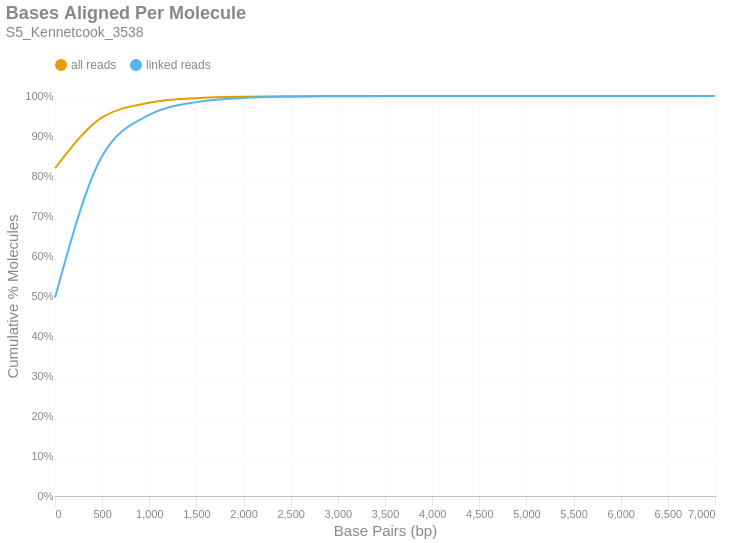

The cell this chart's notebook holds for it:
### Markdown cell above
### Bases Aligned Per Molecule
This is a cumulative frequency distribution showing the number of base pairs aligned per unique molecule. These data are shown in 500 bp bins. There are two distributions: one with `all reads` (yellow) and another with only `linked reads` (blue). The percent of molecules in the `linked reads` distribution is relative to the total number of linked molecules.

### Code cell
if SKIPLR:
    print_html(f"Skipped")
else:
    binned_df = consolidated_hist(valids['aligned_bp'], mask, 500, True)
    with SafeRender(binned_df):
        (
            density_plot(binned_df, 'Bases Aligned Per Molecule', samplename, 'basesper')
            .encode(
                x=alt.X('bin:Q', title="Base Pairs (bp)").axis(tickMinStep=500).scale(padding=0),
                y=alt.Y('value:Q', title='Cumulative % Molecules')
                    .axis(format='%')
                    .scale(domain = [0,1])
                    .stack(False),
                color=alt.Color("key:N").scale(domain = ["all reads", "linked reads"]),
                tooltip = [
                    alt.Tooltip("key:N", title = "Data Type"),
                    alt.Tooltip("range_label:N", title="Bases Aligned Per Molecule"),
                    alt.Tooltip("value:Q", format = ".2%", title="% Molecules (Cum.)")
                ]
            )
        ).display()

### Figure 1 — Vega-Lite specification as saved in the notebook (floating-point values rounded to 4 significant figures)
{"width": "container", "height": 400, "config": {"title": {"anchor": "start", "dy": -15, "fontSize": 18, "color": "#888888", "subtitleColor": "#888888", "subtitleFontSize": 14}, "arc": {"fill": "#0072B2"}, "axis": {"domainColor": "#888888", "domainWidth": 0.5, "gridWidth": 0.2, "grid": false, "titleFontWeight": 400, "titleFontSize": 15, "labelFontSize": 11, "labelColor": "#888888", "tickColor": "#888888", "tickWidth": 0.2, "titleColor": "#888888"}, "axisBand": {"grid": false}, "axisX": {"grid": true, "tickSize": 10, "domainCap": "round"}, "axisY": {"domain": false, "grid": true, "tickSize": 0, "domainCap": "round"}, "background": "transparent", "header": {"labelFontSize": 15, "labelColor": "#888888", "titleFontSize": 15, "titleFontWeight": 600, "titleColor": "#888888"}, "legend": {"labelFont": "sans-serif", "labelFontSize": 12, "labelColor": "#888888", "symbolSize": 100, "symbolType": "circle", "titleFontSize": 12, "titlePadding": 10, "titleColor": "#888888", "title": null, "orient": "top"}, "range": {"category": ["#E69F00", "#56B4E9", "#009E73", "#F0E442", "#0072B2", "#D55E00", "#CC79A7", "#000000"], "diverging": ["#cfe8f3", "#a2d4ec", "#73bfe2", "#46abdb", "#1696d2", "#12719e"]}, "area": {"fill": "#0072B2", "fillOpacity": 0.7, "line": true, "strokeOpacity": 0.7}, "line": {"color": "#0072B2", "stroke": "#0072B2", "strokeWidth": 2}, "trail": {"color": "#0072B2", "stroke": "#0072B2", "strokeWidth": 0, "size": 1}, "point": {"filled": true, "fillOpacity": 1.0, "size": 95}, "text": {"color": "#888888", "fontSize": 11, "align": "right", "fontWeight": 400, "size": 11}, "bar": {"fill": "#0072B2", "stroke": null}, "view": {"stroke": null, "continuousWidth": 660, "continuousHeight": 400}}, "data": {"name": "data-0671aa5a6d3ab73f5277f248752ffb2c"}, "mark": {"type": "line", "interpolate": "monotone", "point": {"opacity": 0, "size": 275}}, "encoding": {"color": {"field": "key", "scale": {"domain": ["all reads", "linked reads"]}, "type": "nominal"}, "tooltip": [{"field": "key", "title": "Data Type", "type": "nominal"}, {"field": "range_label", "title": "Bases Aligned Per Molecule", "type": "nominal"}, {"field": "value", "format": ".2%", "title": "% Molecules (Cum.)", "type": "quantitative"}], "x": {"axis": {"tickMinStep": 500}, "field": "bin", "scale": {"padding": 0}, "title": "Base Pairs (bp)", "type": "quantitative"}, "y": {"axis": {"format": "%"}, "field": "value", "scale": {"domain": [0, 1]}, "stack": false, "title": "Cumulative % Molecules", "type": "quantitative"}}, "params": [{"name": "param_c36ac31b6afebe62", "select": {"type": "point", "fields": ["key"]}, "bind": "legend"}], "title": {"text": "Bases Aligned Per Molecule", "subtitle": "S5_Kennetcook_3538"}, "transform": [{"fold": ["all reads (cumsum)", "linked reads (cumsum)"]}, {"calculate": "replace(datum.key, ' (cumsum)', '')", "as": "key"}, {"filter": {"param": "param_c36ac31b6afebe62"}}], "usermeta": {"embedOptions": {"downloadFileName": "S5_Kennetcook_3538.basesper"}}, "$schema": "https://vega.github.io/schema/vega-lite/v6.1.0.json", "datasets": {"data-0671aa5a6d3ab73f5277f248752ffb2c": [{"bin": "0.0", "interval": "0.0-500.0", "all reads": 0.8194, "linked reads": 0.4955, "all reads (cumsum)": 0.8194, "linked reads (cumsum)": 0.4955, "range_label": "0-499"}, {"bin": "500.0", "interval": "500.0-1000.0", "all reads": 0.127, "linked reads": 0.3545, "all reads (cumsum)": 0.9465, "linked reads (cumsum)": 0.8499, "range_label": "500-999"}, {"bin": "1000.0", "interval": "1000.0-1500.0", "all reads": 0.03668, "linked reads": 0.1028, "all reads (cumsum)": 0.9831, "linked reads (cumsum)": 0.9527, "range_label": "1000-1499"}, {"bin": "1500.0", "interval": "1500.0-2000.0", "all reads": 0.0114, "linked reads": 0.03195, "all reads (cumsum)": 0.9945, "linked reads (cumsum)": 0.9847, "range_label": "1500-1999"}, {"bin": "2000.0", "interval": "2000.0-2500.0", "all reads": 0.003703, "linked reads": 0.01038, "all reads (cumsum)": 0.9982, "linked reads (cumsum)": 0.9951, "range_label": "2000-2499"}, {"bin": "2500.0", "interval": "2500.0-3000.0", "all reads": 0.001112, "linked reads": 0.003118, "all reads (cumsum)": 0.9994, "linked reads (cumsum)": 0.9982, "range_label": "2500-2999"}, {"bin": "3000.0", "interval": "3000.0-3500.0", "all reads": 0.0004005, "linked reads": 0.001123, "all reads (cumsum)": 0.9998, "linked reads (cumsum)": 0.9993, "range_label": "3000-3499"}, {"bin": "3500.0", "interval": "3500.0-4000.0", "all reads": 0.0001524, "linked reads": 0.0004273, "all reads (cumsum)": 0.9999, "linked reads (cumsum)": 0.9997, "range_label": "3500-3999"}, {"bin": "4000.0", "interval": "4000.0-4500.0", "all reads": 5.497e-05, "linked reads": 0.0001541, "all reads (cumsum)": 1.0, "linked reads (cumsum)": 0.9999, "range_label": "4000-4499"}, {"bin": "4500.0", "interval": "4500.0-5000.0", "all reads": 2.135e-05, "linked reads": 5.986e-05, "all reads (cumsum)": 1.0, "linked reads (cumsum)": 0.9999, "range_label": "4500-4999"}, {"bin": "5000.0", "interval": "5000.0-5500.0", "all reads": 8.632e-06, "linked reads": 2.42e-05, "all reads (cumsum)": 1.0, "linked reads (cumsum)": 1.0, "range_label": "5000-5499"}, {"bin": "5500.0", "interval": "5500.0-6000.0", "all reads": 4.77e-06, "linked reads": 1.337e-05, "all reads (cumsum)": 1.0, "linked reads (cumsum)": 1.0, "range_label": "5500-5999"}, {"bin": "6000.0", "interval": "6000.0-6500.0", "all reads": 3.18e-06, "linked reads": 8.915e-06, "all reads (cumsum)": 1.0, "linked reads (cumsum)": 1.0, "range_label": "6000-6499"}, {"bin": "6500.0", "interval": "6500.0-7000.0", "all reads": 1.136e-06, "linked reads": 3.184e-06, "all reads (cumsum)": 1.0, "linked reads (cumsum)": 1.0, "range_label": "6500-6999"}, {"bin": "7000.0", "interval": "7000.0-7500.0", "all reads": 2.272e-07, "linked reads": 6.368e-07, "all reads (cumsum)": 1.0, "linked reads (cumsum)": 1.0, "range_label": "7000-7499"}]}}
